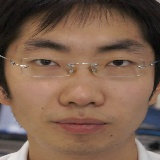
#> input picture dataset/real1.jpg, 160 x 160 px
$ python calc_lbp.py
#> lines starting #> are read from the running program, lines starting #| are printed output that depends on the picture
import cv2
import numpy as np
from matplotlib import pyplot as plt
from skimage.feature import local_binary_pattern

"""

    email : badal.shrestha@infodevelopers.com.np

"""

def lbp_histogram(color_image):
    # color_image = cv2.imread(color_image)
    img =cv2.cvtColor(color_image,cv2.COLOR_BGR2GRAY)
    patterns = local_binary_pattern(img, 12, 3)

    return patterns


if __name__ == "__main__":
    real_path = cv2.imread("dataset/real1.jpg")
#> real_path is the input picture: shape (160, 160, 3); mean B, G, R 78.5, 96, 124.3
    real_path = cv2.resize(real_path,(160,160))
    fake_path = cv2.imread('dataset/fake1.jpg')
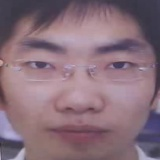
#> input picture dataset/fake1.jpg, 160 x 160 px
#> fake_path is the input picture: shape (160, 160, 3); mean B, G, R 122.6, 110.9, 136.6
    fake_path = cv2.resize(fake_path,(160,160))

    # cv2.imshow("real",lbp_histogram(real_path))
    cv2.imshow("real",lbp_histogram(real_path))
#> in lbp_histogram, `img =cv2.cvtColor(color_image,cv2.COLOR_BGR2GRAY)`:
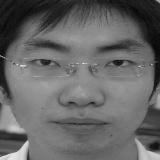
#> img: shape (160, 160); min 7, max 245, mean 102.5
#> in lbp_histogram, `patterns = local_binary_pattern(img, 12, 3)`:
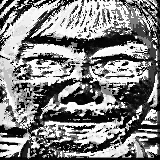
#> patterns: shape (160, 160) float64; min 0, max 4095, mean 2109.3; drawn with min black and max white
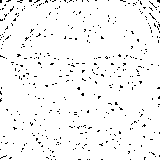
#> window 'real': shape (160, 160); 96.2% white; black in thin lines or dots
    cv2.imshow("fake--",lbp_histogram(fake_path))
#> in lbp_histogram (call 2), `img =cv2.cvtColor(color_image,cv2.COLOR_BGR2GRAY)`:
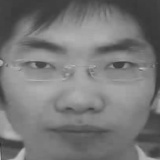
#> img: shape (160, 160); min 48, max 191, mean 119.9
#> in lbp_histogram (call 2), `patterns = local_binary_pattern(img, 12, 3)`:
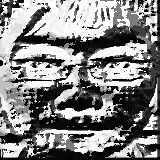
#> patterns: shape (160, 160) float64; min 0, max 4095, mean 2113.7; drawn with min black and max white
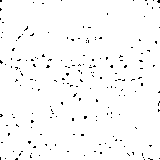
#> window 'fake--': shape (160, 160); 98% white; black in thin lines or dots


    cv2.waitKey(0)
